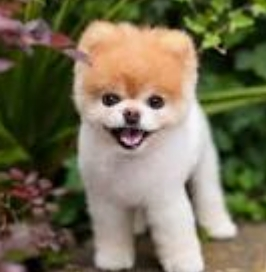
#> input picture CV-STUDY/images/dog.jpg, 266 x 272 px
$ jupyter execute 09_histogram_erode_dilate.ipynb
#> lines starting #> are read from the running program, lines starting #| are printed output that depends on the picture
# 09. 히스토그램, 팽창과 침식

[cell 1]
import cv2 as cv
import matplotlib.pyplot as plt
import numpy as np

DOG_PATH = "../images/dog.jpg"
DILATE = "../images/dilate.jpg"
ERODE = "../images/erode.jpg"

## 9-1. 히스토그램
- 데이터의 분포를 시각적으로 표현한 그래프. 이미지 처리에서는 주로 픽셀 값의 분포를 나타냄
    - 이미지에 존재하는 밝기 또는 색상의 빈도수를 분석하는데 사용

[cell 2]
img = cv.imread(DOG_PATH)
#> img is the input picture: shape (272, 266, 3); mean B, G, R 84.4, 109.6, 116.5

b = cv.calcHist([img], [0], None, [256], [0,256])
#> b = 256 values, max 3464 at index 0, min 0 at index 251, mean 282.6
g = cv.calcHist([img], [1], None, [256], [0,256])
#> g = 256 values, max 893 at index 31, min 0 at index 247, mean 282.6
r = cv.calcHist([img], [2], None, [256], [0,256])
#> r = 256 values, max 599 at index 31, min 0 at index 252, mean 282.6

plt.plot(b, color="b")
plt.plot(g, color="g")
plt.plot(r, color="r")
plt.title("Image Histogram")
plt.xlabel("Pixel value")
plt.ylabel("Frequency")
plt.show()
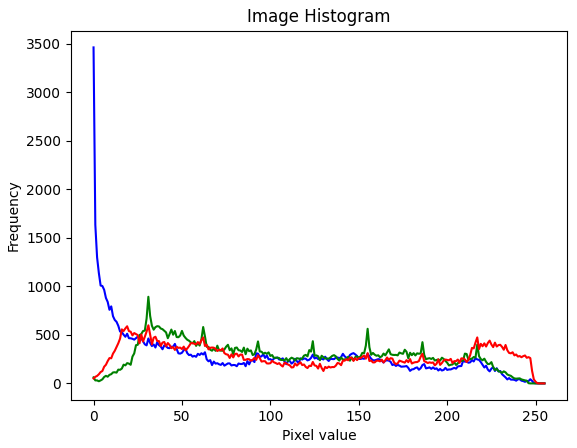
#> figure drawn by matplotlib, 1 panel; curve peaks at x = 0, y = 3464; curve peaks at x = 31, y = 893; curve peaks at x = 31, y = 599

## 9-2. 팽창과 침식, 열림과 닫힘

### 팽창
- 흰색 영역을 확장하여 검은 영역을 채움

[cell 3]
img = cv.imread(DILATE)
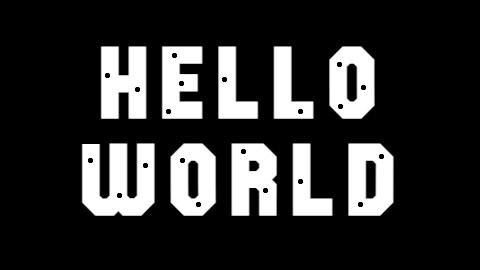
#> input picture CV-STUDY/images/dilate.jpg, 480 x 270 px
#> img is the input picture: shape (270, 480, 3); min 0, max 255, mean 47.6

kernel = np.ones((3,3), dtype=np.uint8)
dilate_1 = cv.dilate(img, kernel, iterations=1)
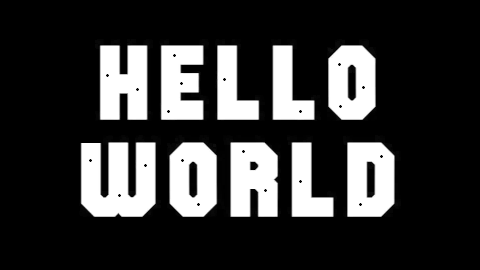
#> dilate_1: shape (270, 480, 3); min 0, max 255, mean 54.7
dilate_2 = cv.dilate(img, kernel, iterations=2)
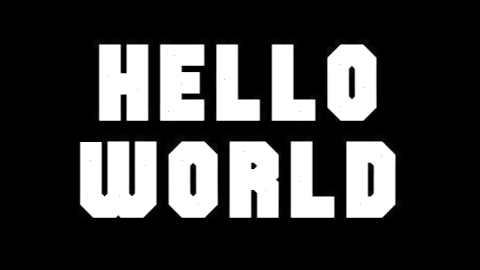
#> dilate_2: shape (270, 480, 3); min 0, max 255, mean 61.4
dilate_3 = cv.dilate(img, kernel, iterations=3)
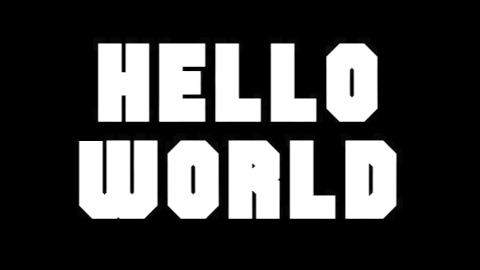
#> dilate_3: shape (270, 480, 3); min 0, max 255, mean 67.8

cv.imshow("img", img)
cv.imshow("dilate_1", dilate_1)
cv.imshow("dilate_2", dilate_2)
cv.imshow("dilate_3", dilate_3)

cv.waitKey(0)
cv.destroyAllWindows()

### 침식
- 흰색 영역의 외곽을 검은색으로 변경

[cell 4]
img = cv.imread(ERODE)
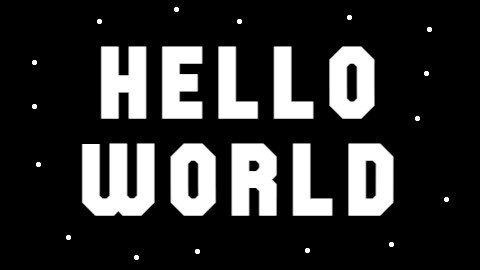
#> input picture CV-STUDY/images/erode.jpg, 480 x 270 px
#> img is the input picture: shape (270, 480, 3); min 0, max 255, mean 49.2
kernel = np.ones((3,3), dtype=np.uint8)
erode_1 = cv.erode(img, kernel, iterations=1)
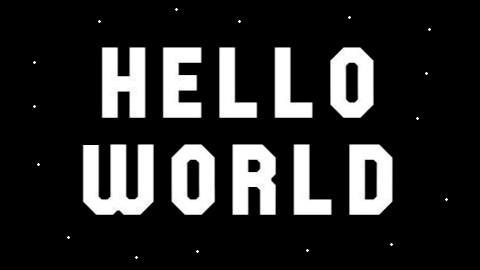
#> erode_1: shape (270, 480, 3); min 0, max 255, mean 42.4
erode_2 = cv.erode(img, kernel, iterations=2)
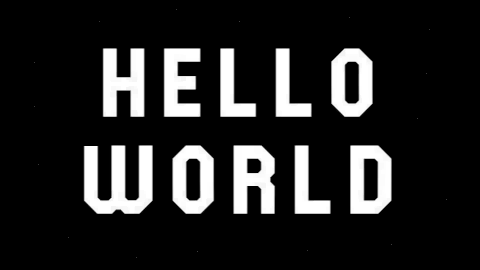
#> erode_2: shape (270, 480, 3); min 0, max 255, mean 36.1
erode_3 = cv.erode(img, kernel, iterations=3)
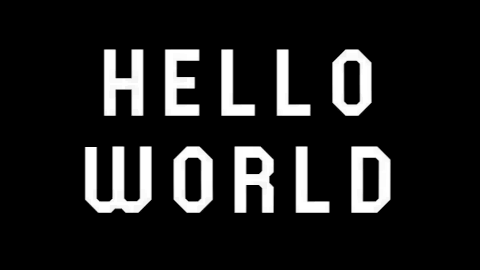
#> erode_3: shape (270, 480, 3); min 0, max 255, mean 30

cv.imshow("img", img)
cv.imshow("erode_1", erode_1)
cv.imshow("erode_2", erode_2)
cv.imshow("erode_3", erode_3)

cv.waitKey(0)
cv.destroyAllWindows()

### 열림
- 침식 후 팽창 : 노이즈 제거 후 복원

[cell 5]
img = cv.imread(ERODE)

kernel = np.ones((3,3), dtype=np.uint8)
erode_3 = cv.erode(img, kernel, iterations=3)
dilate_3 = cv.dilate(erode_3, kernel, iterations=3)

cv.imshow("img", img)
cv.imshow("open", dilate_3)

cv.waitKey(0)
cv.destroyAllWindows()

### 닫힘
- 팽창 후 침식 : 구멍을 메운 후 복원

[cell 6]
img = cv.imread(DILATE)

kernel = np.ones((3,3), dtype=np.uint8)
dilate_3 = cv.dilate(img, kernel, iterations=3)
erode_3 = cv.erode(dilate_3, kernel, iterations=3)

cv.imshow("img", img)
cv.imshow("dilate_3", dilate_3)
cv.imshow("close", erode_3)

cv.waitKey(0)
cv.destroyAllWindows()
